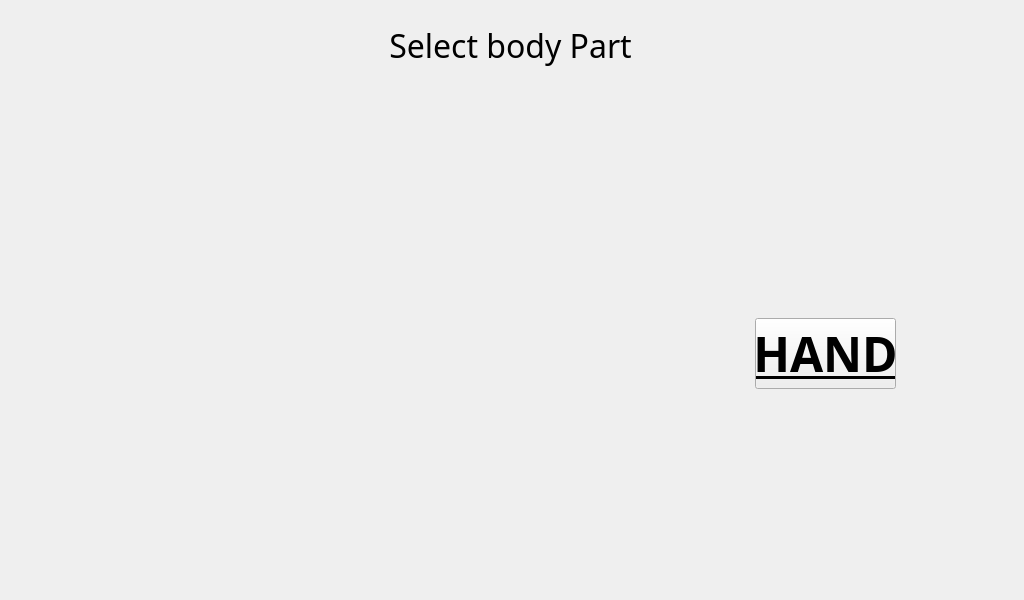
<?xml version="1.0" encoding="UTF-8"?>
<ui version="4.0">
 <class>Form</class>
 <widget class="QWidget" name="Form">
  <property name="geometry">
   <rect>
    <x>0</x>
    <y>0</y>
    <width>1024</width>
    <height>600</height>
   </rect>
  </property>
  <property name="minimumSize">
   <size>
    <width>1024</width>
    <height>600</height>
   </size>
  </property>
  <property name="maximumSize">
   <size>
    <width>1024</width>
    <height>600</height>
   </size>
  </property>
  <property name="windowTitle">
   <string>Form</string>
  </property>
  <widget class="QLabel" name="TITLE">
   <property name="geometry">
    <rect>
     <x>0</x>
     <y>0</y>
     <width>1021</width>
     <height>91</height>
    </rect>
   </property>
   <property name="font">
    <font>
     <family>Unispace</family>
     <pointsize>24</pointsize>
    </font>
   </property>
   <property name="text">
    <string>Select body Part</string>
   </property>
   <property name="alignment">
    <set>Qt::AlignCenter</set>
   </property>
  </widget>
  <widget class="QLabel" name="body_part">
   <property name="geometry">
    <rect>
     <x>0</x>
     <y>70</y>
     <width>1001</width>
     <height>521</height>
    </rect>
   </property>
   <property name="text">
    <string/>
   </property>
   <property name="textFormat">
    <enum>Qt::PlainText</enum>
   </property>
   <property name="pixmap">
    <pixmap>body_part.png</pixmap>
   </property>
  </widget>
  <widget class="QPushButton" name="pushButton_2">
   <property name="geometry">
    <rect>
     <x>755</x>
     <y>318</y>
     <width>141</width>
     <height>71</height>
    </rect>
   </property>
   <property name="font">
    <font>
     <family>Unispace</family>
     <pointsize>36</pointsize>
     <weight>75</weight>
     <bold>true</bold>
     <underline>true</underline>
    </font>
   </property>
   <property name="text">
    <string>HAND</string>
   </property>
  </widget>
 </widget>
 <resources/>
 <connections/>
</ui>
